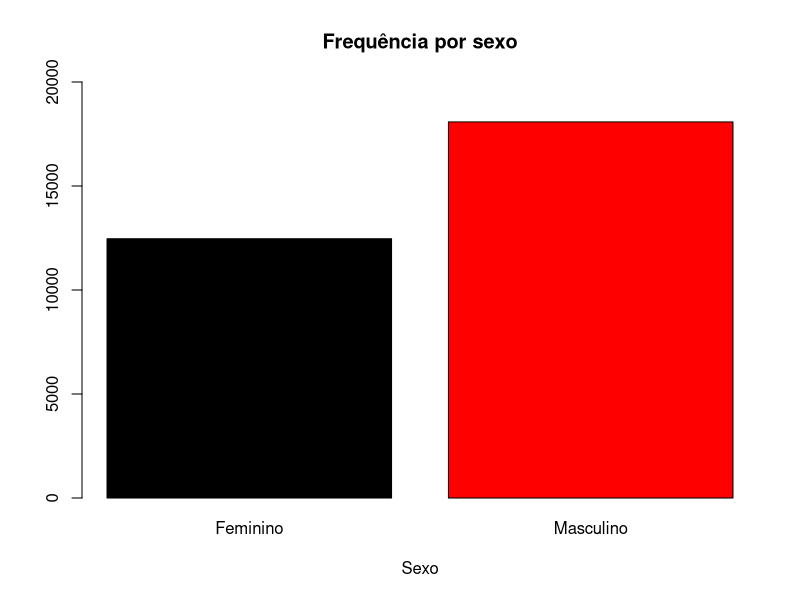
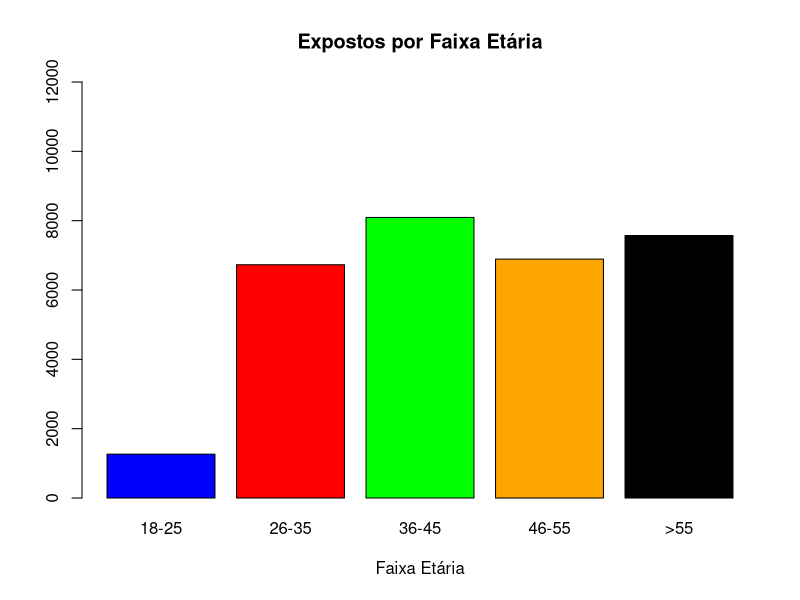
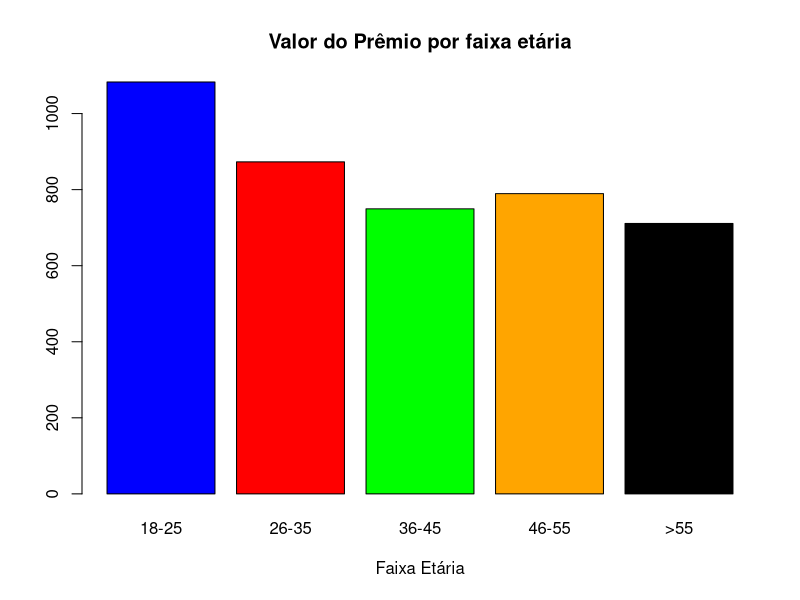
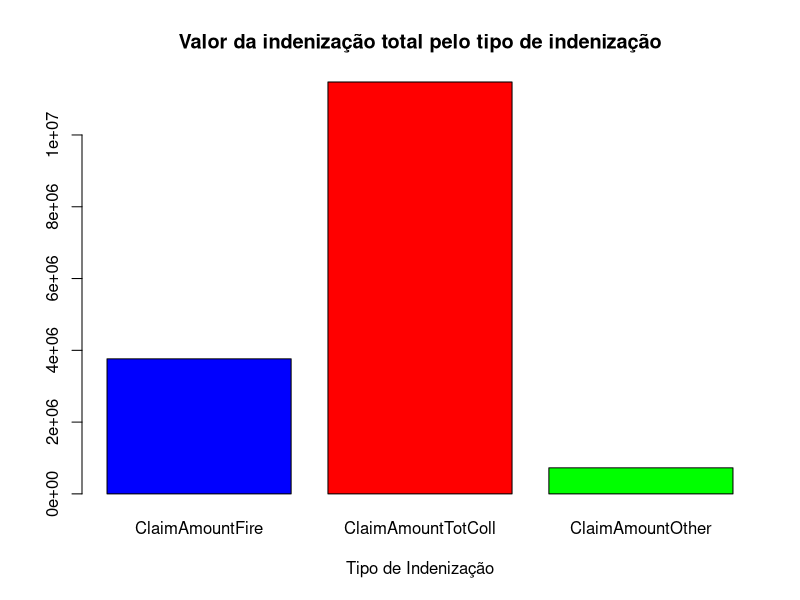

The R script that drew these images, in order: (Note: this script raises an error after producing the figures.)
## ---- chunk 1
brvehins1a=read.csv("brvehins1a.csv", sep = ";")
attach(brvehins1a)
exposporsexo=c((ExposTotal[1]+ExposTotal[2]+ExposTotal[3]+ExposTotal[4]+ExposTotal[5]),(ExposTotal[6]+ExposTotal[7]+ExposTotal[8]+ExposTotal[9]+ExposTotal[10]))
sexo = c("Feminino", "Masculino")
barplot(exposporsexo,names.arg = sexo,ylim=c(0,20000), col=c("black","red"),xlab="Sexo", main="Frequência por sexo")
## ---- chunk 2
exposporfaixa=c((ExposTotal[1]+ExposTotal[6]),(ExposTotal[2]+ExposTotal[7]),(ExposTotal[3]+ExposTotal[8]),(ExposTotal[4]+ExposTotal[9]),(ExposTotal[5]+ExposTotal[10]))
faixas = c("18-25","26-35","36-45","46-55",">55")
barplot(exposporfaixa,names.arg = faixas,ylim=c(0,12000), col=c("blue","red","green","orange","black"),xlab="Faixa Etária", main="Expostos por Faixa Etária")
## ---- chunk 3
premioporfaixa=c((Prem[1]+Prem[6])/2,(Prem[2]+Prem[7])/2,(Prem[3]+Prem[8])/2,(Prem[4]+Prem[9])/2,(Prem[5]+Prem[10])/2)
barplot(premioporfaixa,names.arg = faixas, col=c("blue","red","green","orange","black"),xlab="Faixa Etária", main="Valor do Prêmio por faixa etária")
## ---- chunk 4
totalFire=sum(ClaimAmountFire)
totalColl=sum(ClaimAmountTotColl)
totalOther=sum(ClaimAmountOther)
valorportipo=c(totalFire,totalColl,totalOther)
tipo = c("ClaimAmountFire","ClaimAmountTotColl","ClaimAmountOther")
barplot(valorportipo,names.arg = tipo, col=c("blue","red","green"),xlab="Tipo de Indenização", main="Valor da indenização total pelo tipo de indenização")
## ---- chunk 5
barplot(ClaimNbFire,names.arg = DrivAge, col=Gender,xlab="Faixa Etária", main="Frequência de incêndio")
legend("topright", legend=c("Feminino", "Masculino"),
       fill=c("black", "red"), bty="n")
## ---- chunk 6
barplot(ClaimNbTotColl,names.arg = DrivAge, col=Gender,xlab="Faixa Etária",ylim=c(0,700), main="Frequência de Colisão")
legend("topright", legend=c("Feminino", "Masculino"),
       fill=c("black", "red"), bty="n")
## ---- chunk 7
barplot(ClaimNbOther,names.arg = DrivAge, col=Gender,xlab="Faixa Etária", main="Frequência de Outros")
legend("topright", legend=c("Feminino", "Masculino"),
       fill=c("black", "red"), bty="n")
## ---- chunk 8
brvehins1a=read.csv("brvehins1a.csv", sep = ";")
Modelo = glm(ClaimNbTotColl ~ Gender + DrivAge + offset(log(ExposTotal)) , family = poisson(link = "log"), data = brvehins1a)
summary(Modelo)
